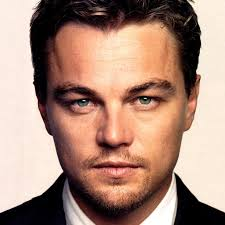
//> input picture test-image.jpg, 225 x 225 px
$ ./imgproc_rec2circular   (built with g++ and OpenCV 4)
//> lines starting //> are read from the running program, lines starting //| are printed output that depends on the picture; after the words box and inside, x2 and y2 are one past the last pixel; in counts of white or black regions, pixels touching at a corner belong together
#include "opencv2/core.hpp"
#include "opencv2/highgui.hpp"
#include "opencv2/imgproc.hpp"
#include "opencv2/opencv.hpp"
#include <iostream>
#include <fstream>
#include <stdlib.h>
#include <cmath>

#define pi 3.14159265
#define lli long long int

using namespace std;
using namespace cv;

// Implemented first only for static image

/*
	Rectangular image scaled along width to match radius requirements,
	sliced into strips, and then into regions;
	after that, averaging followed by conversion to polar form.
*/

// Structures to hold data
struct RRegion{
	int section,region;
};
struct CRegion{
	int sector,region;
};

// Declaration of global variables
const string default_image_path="/home/yash/Desktop/test.jpg";
const int no_of_leds=32;
int no_of_sectors=255;
const int start_led=15;
int radius,xcenter,ycenter;

/* Function declarations */
Mat modify_and_pixellate(Mat);
Mat createCircularImage(vector< vector< vector<int> > >);
RRegion calcRectangularRegionNumber(int ,int ,int ,int );
CRegion calcCircularRegionNumber(int ,int );
// function to calculate the distance between two pixels
double distanceFromCenter(int x,int y)
{
	return sqrt((x-xcenter)*(x-xcenter)+(y-ycenter)*(y-ycenter));
}
int toInt(string);


int main(int argc, char const *argv[])
{
	system("clear");
	string path;
	cout<<"RECTANGULAR TO CIRCULAR CONVERSION\n";
	do{
		// setting up the image path from the user
		cout<<"\nEnter complete path of the image OR type \'def\' to use default image: \n";
		cin>>path;
//> the answer given: test-image.jpg
		if(path=="def")
		{

			path=default_image_path;
			break;

		}
		else
		{

			Mat image=imread(path,CV_LOAD_IMAGE_COLOR);
//> image is the input picture: 225 rows x 225 cols, CV_8UC3; mean B, G, R 122.1, 137.4, 170.2
			if(image.empty()) path="invalid";

		}

	}while(path=="invalid");

	// at this point, we have the correct path
	Mat frame=imread(path,CV_LOAD_IMAGE_COLOR);

	// ensuring that the width of each section is >0
	if(frame.cols<no_of_sectors) no_of_sectors=frame.cols;
//> no_of_sectors = 225
	imshow("Selected image",frame);
	waitKey(0);
	imshow("Resultant image",modify_and_pixellate(frame));
//> after the loop in createCircularImage, `for(int y=0;y<res_image.rows;y++)`:
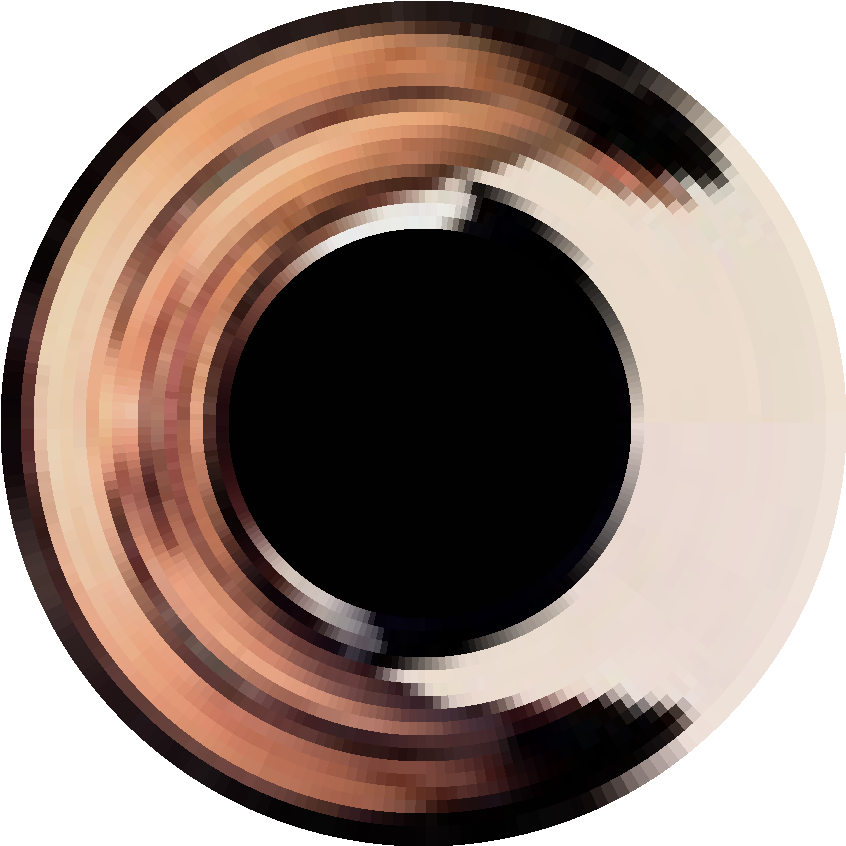
//> res_image: 846 rows x 846 cols, CV_8UC3; mean B, G, R 124.4, 133.3, 152
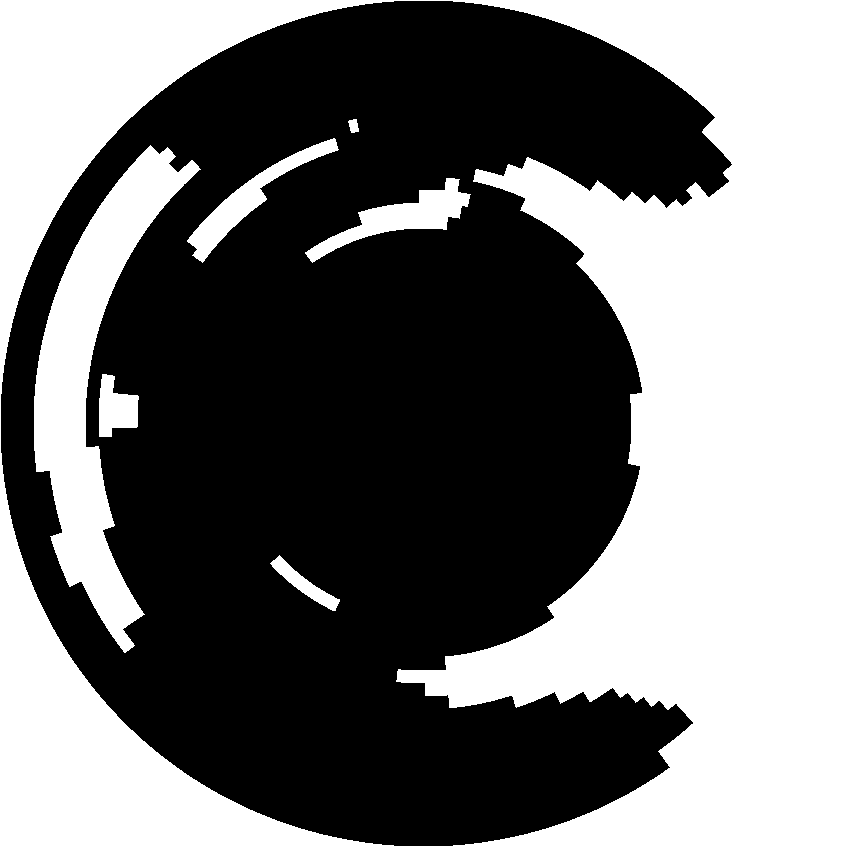
//> window 'Resultant image': 846 rows x 846 cols, CV_8UC1; 44.4% white; 7 white regions, largest, box (x1, y1, x2, y2) and area: (0, 0, 846, 846) 280653, (34, 145, 201, 653) 26511, (305, 178, 471, 263) 4057
	waitKey(0);

	return 0;
}

Mat modify_and_pixellate(Mat pixels)
{
	// storing the details of the image
	radius=(int)((pixels.rows*no_of_leds)/(no_of_leds-start_led));

	// vector to store the B,G,R values and the number of pixels
	vector< vector< vector<lli> > > data_of_regions(no_of_sectors,vector< vector<lli> >(no_of_leds, vector<lli>(4, 1)));

	// Parsing the image array
	for(int y=0;y<pixels.rows;y++)
	{
		for(int x=0;x<pixels.cols;x++)
		{
			Vec3b pixel=pixels.at<Vec3b>(Point(x,y));

			RRegion temp=calcRectangularRegionNumber(x,y,pixels.rows,pixels.cols);
			// accumulating B,G,R values in data_of_regions
			data_of_regions[temp.section][temp.region][0]+=pixel[0];
			data_of_regions[temp.section][temp.region][1]+=pixel[1];
			data_of_regions[temp.section][temp.region][2]+=pixel[2];
    		// incrementing the number of pixels in that region
			data_of_regions[temp.section][temp.region][3]++;

		}
	}

	// Vector storing the final data to be sent to Arduino
	vector< vector< vector<int> > > averaged_pixels(no_of_sectors,vector< vector<int> >(no_of_leds,vector<int>(3,0)));

	// Averaging out the color in all regions - data stored in B,G,R format
	for(int i=0;i<no_of_sectors;i++)
	{
		for(int j=0;j<no_of_leds;j++)
		{
			lli cnt = data_of_regions[i][j][3];
    		averaged_pixels[i][j][0]=(int)(data_of_regions[i][j][0]/cnt); // averaged blue color
    		averaged_pixels[i][j][1]=(int)(data_of_regions[i][j][1]/cnt); // averaged green color
    		averaged_pixels[i][j][2]=(int)(data_of_regions[i][j][2]/cnt); // averaged red color
    	}
    }

    // Generating the final image in circular form
    cout<<"Transformation complete.\n";
    return createCircularImage(averaged_pixels);
}

Mat createCircularImage(vector< vector< vector<int> > > averaged_pixels)
{
	Mat res_image(2*radius,2*radius,CV_8UC3,Scalar(255,255,255));

	xcenter=ycenter=radius;
	for(int y=0;y<res_image.rows;y++)
	{
		for(int x=0;x<res_image.cols;x++)
		{
			if(distanceFromCenter(x,y)<radius)
			{

				CRegion temp=calcCircularRegionNumber(x,y);
				res_image.at<Vec3b>(Point(x,y))=Vec3b(averaged_pixels[temp.sector][temp.region][0],averaged_pixels[temp.sector][temp.region][1],averaged_pixels[temp.sector][temp.region][2]);

			}
		}
	}
	// Conversion of grayscale image to binary (black and white) image
	Mat temp;
	cvtColor(res_image,temp,CV_RGB2GRAY);
	temp=temp>170;

	// Storing data in data_mono.txt
	ofstream fout("data_mono.txt");
	fout<<"[";
	for(int i=0;i<no_of_sectors;i++)
	{
		string binaryRes="";
		for(int j=0;j<no_of_leds;j++)
		{
					// storing format is in the order of the leds i.e. the first digit denotes the state of first led from the center and so on
			binaryRes+=(averaged_pixels[i][j][0]*0.07+averaged_pixels[i][j][1]*0.72+averaged_pixels[i][j][2]*0.21<128)?"0":"1";
		}
		fout<<toInt(binaryRes);
		if(i!=no_of_sectors-1) fout<<",";
	}
	fout<<"]";
	fout.close();
	//return (res_image>127);
	return temp;

}


RRegion calcRectangularRegionNumber(int x,int y,int h,int w)
{
	int delta_height=(int)(h/(no_of_leds-start_led));
	int delta_width=(int)(w/no_of_sectors);
	RRegion res;
	res.section=(int)(x/delta_width);
	res.region=(int)(((h-y)/delta_height)+start_led);
	// applying constraints
	res.section=(res.section>=no_of_sectors)? (no_of_sectors-1) : res.section;
	res.region=(res.region>=no_of_leds)? (no_of_leds-1) : res.region;

	return res;
}
CRegion calcCircularRegionNumber(int x,int y)
{
	// calculating distance from the center
	double dist=distanceFromCenter(x,y);
	// calculating angle from base line
	double angle=atan2(y-ycenter,x-xcenter);
	// converting angle to degrees [0,360]
	angle = (angle<0)? angle*180.00/pi + 360.00 : angle*180.00/pi;

	CRegion v;
	// calculating sector number
	double delta_theta=360.0/no_of_sectors;
	v.sector=(int)(angle/delta_theta);
	// calculating region number
	double delta_radius=radius/no_of_leds;
	v.region=(int)(dist/delta_radius);

	// applying constraints
	v.sector=(v.sector>=no_of_sectors)? (no_of_sectors-1) : v.sector;
	v.region=(v.region>=no_of_leds)? (no_of_leds-1) : v.region;

	return v;

}

int toInt(string bin)
{
	int cntr=bin.length()-1,pow=1,res=0;
	while(cntr>=0)
	{
		res+=((int)(bin[cntr])-(int)('0'))*pow;
		pow*=2;
		cntr--;
	}
	return res;
}
